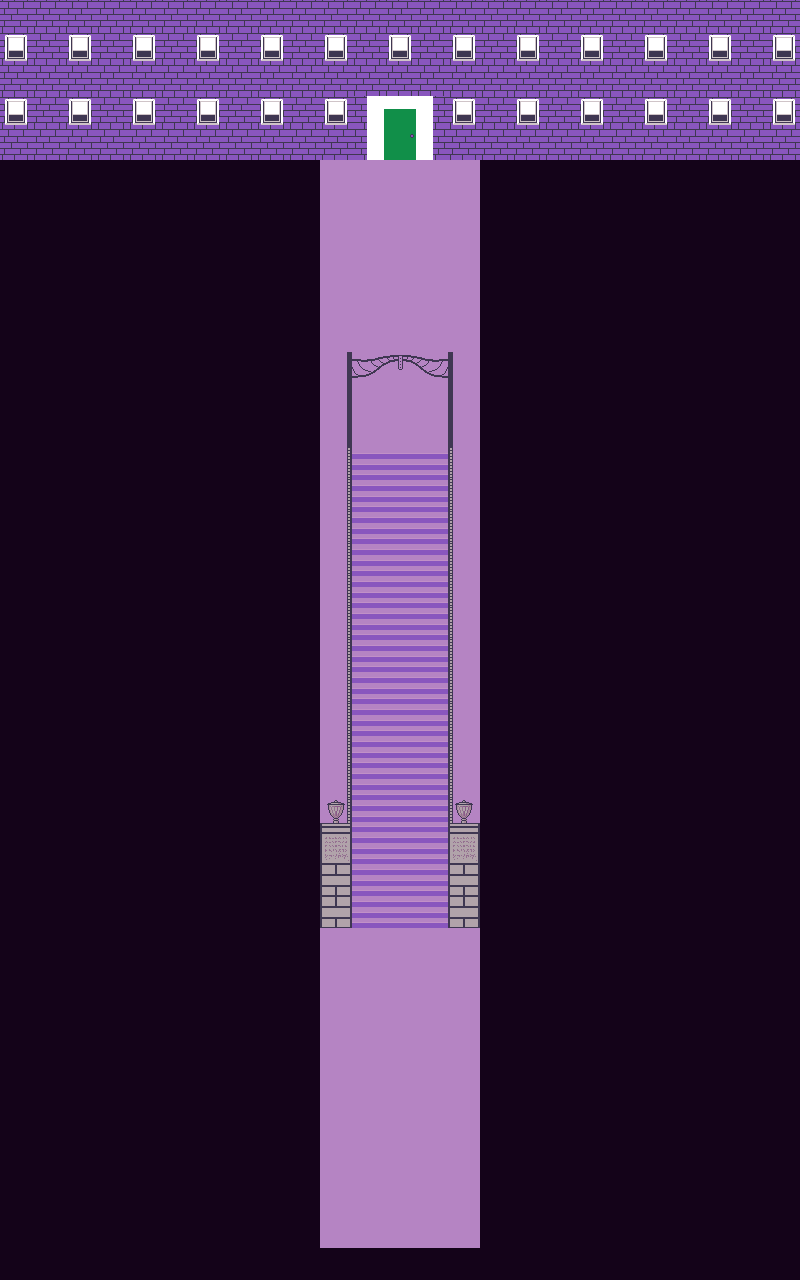

This game map was drawn from its Tiled (.tmx) file and the tilesets committed beside it. A one-line description and the trimmed map source follow:
An orthogonal 25x40 tile map with 32x32 px tiles, 3 tile layers (Below, World, Above) and 2 objects (Spawn, Door--start).

<map version="1.0" tiledversion="1.1.6" orientation="orthogonal" renderorder="right-down" width="25" height="40" tilewidth="32" tileheight="32" infinite="0" nextobjectid="6">
 <tileset firstgid="1" name="map_start_tileset" tilewidth="32" tileheight="32" tilecount="20" columns="5">
  <image source="../tilesets/map_start.png" width="160" height="128" />
  <tile id="0">
   <properties>
    <property name="collides" type="bool" value="true" />
   </properties>
  </tile>
  <tile id="1">
   <properties>
    <property name="collides" type="bool" value="false" />
   </properties>
  </tile>
  <tile id="2">
   <properties>
    <property name="collides" type="bool" value="true" />
   </properties>
  </tile>
  <tile id="3">
   <properties>
    <property name="collides" type="bool" value="true" />
   </properties>
  </tile>
  <tile id="4">
   <properties>
    <property name="collides" type="bool" value="true" />
   </properties>
  </tile>
  <tile id="5">
   <properties>
    <property name="collides" type="bool" value="false" />
   </properties>
  </tile>
  <tile id="6">
   <properties>
    <property name="collides" type="bool" value="true" />
   </properties>
  </tile>
  <tile id="7">
   <properties>
    <property name="collides" type="bool" value="true" />
   </properties>
  </tile>
  <tile id="8">
   <properties>
    <property name="collides" type="bool" value="true" />
   </properties>
  </tile>
  <tile id="9">
   <properties>
    <property name="collides" type="bool" value="true" />
   </properties>
  </tile>
  <tile id="10">
   <properties>
    <property name="collides" type="bool" value="true" />
   </properties>
  </tile>
  <tile id="11">
   <properties>
    <property name="collides" type="bool" value="false" />
   </properties>
  </tile>
  <tile id="12">
   <properties>
    <property name="collides" type="bool" value="false" />
   </properties>
  </tile>
  <tile id="13">
   <properties>
    <property name="collides" type="bool" value="false" />
   </properties>
  </tile>
  <tile id="14">
   <properties>
    <property name="collides" type="bool" value="true" />
   </properties>
  </tile>
  <tile id="15">
   <properties>
    <property name="collides" type="bool" value="true" />
   </properties>
  </tile>
  <tile id="16">
   <properties>
    <property name="collides" type="bool" value="true" />
   </properties>
  </tile>
  <tile id="17">
   <properties>
    <property name="collides" type="bool" value="true" />
   </properties>
  </tile>
  <tile id="18">
   <properties>
    <property name="collides" type="bool" value="true" />
   </properties>
  </tile>
  <tile id="19">
   <properties>
    <property name="collides" type="bool" value="true" />
   </properties>
  </tile>
 </tileset>
 <layer name="Below" width="25" height="40">
  <data>[1000 cells, 1000 non-empty, 2 distinct tile ids]</data>
 </layer>
 <layer name="World" width="25" height="40">
  <data>[1000 cells, 866 non-empty, 15 distinct tile ids]</data>
 </layer>
 <objectgroup name="Objects">
  <object id="1" name="Spawn" x="384" y="258" width="31" height="30" />
  <object id="4" name="Door--start" x="386" y="128" width="29" height="31" />
 </objectgroup>
 <layer name="Above" width="25" height="40">
  <data>[1000 cells, 3 non-empty, 3 distinct tile ids]</data>
 </layer>
</map>